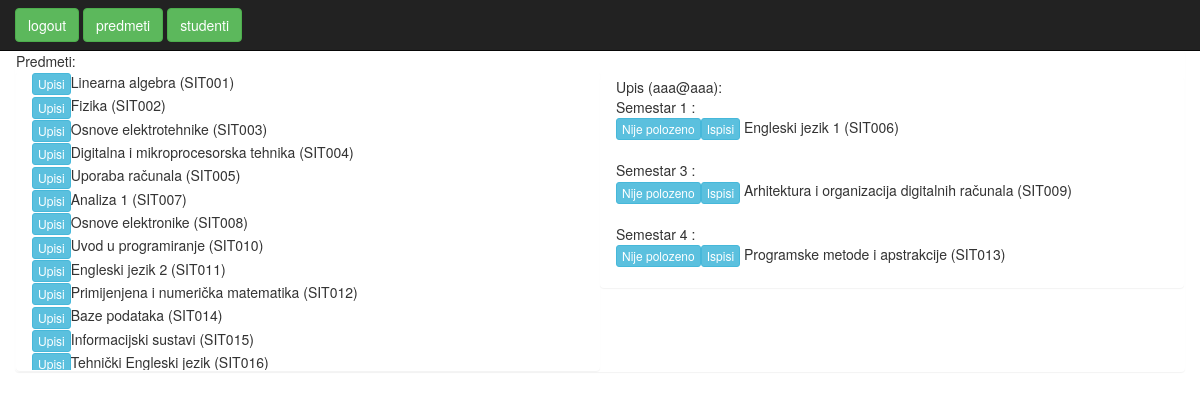
Screenshot of /index.php?ctrl=upisi&action=view&student_id=4 (signed in) with the database file from the repository.
### tables this page shows
CREATE TABLE `predmeti` (
  `id` int(11) NOT NULL,
  `ime` varchar(255) NOT NULL,
  `kod` varchar(16) NOT NULL,
  `program` text NOT NULL,
  `bodovi` int(11) NOT NULL,
  `sem_redovni` int(11) NOT NULL,
  `sem_izvanredni` int(11) NOT NULL,
  `izborni` enum('da','ne') NOT NULL
);

CREATE TABLE `korisnici` (
  `id` int(11) NOT NULL,
  `email` varchar(64) NOT NULL,
  `password` varchar(128) NOT NULL,
  `role` enum('mentor','student') NOT NULL,
  `status` enum('none','redovni','izvanredni') NOT NULL
);

### app/model/upisi.php (called while the page is built, shortened)
<?php
require_once 'predmeti.php';
class Upisi {
    public $student_id;
    function __construct() {
        $this->init();
        $this->ostaliPredmeti = new Predmeti($this->student_id);
    }
    function init() {
        if (isset($_GET['student_id'])) {
            $get = filter_input(INPUT_GET, 'student_id', FILTER_VALIDATE_INT);
            $this->student_id = $get;
            $this->initStudent();
            $qstr = 'SELECT * FROM upisi WHERE student_id =' . $this->student_id;
        } else {
            $qstr = 'SELECT * FROM upisi';
        }
        $this->db = getDB();
        $stm = $this->db->query($qstr);
        $this->upisi = $stm->fetchAll(\PDO::FETCH_CLASS, "Upis", [$this->db]);
    }
    function initStudent() {
        $this->db = getDB();
        $qstr = 'SELECT * FROM korisnici WHERE role = "student" AND id =' . $this->student_id;
        $stm = $this->db->query($qstr);
        $obj = $stm->fetchAll(\PDO::FETCH_CLASS, "korisnik", [$this->db]);
        if (isset($obj[0])) {
            $this->student = $obj[0];
        }
    }
}
class Upis {
    public $predmet_id;
    function __construct() {
        if ($this->predmet_id != NULL) {
            $this->db = getDB();
            $qstr = 'SELECT * FROM predmeti WHERE id =' . $this->predmet_id;
            $stm = $this->db->query($qstr);
            $this->predmet = $stm->fetchAll(\PDO::FETCH_CLASS, 'Predmet', [$this->db])[0];
        }
    }
}

### app/model/db.php (called while the page is built)
<?php
    function getDB() {
        try {
            $db = new PDO('mysql:host=localhost;dbname=mentorski;charset=utf8', 'root', '');
            $db->setAttribute(PDO::ATTR_DEFAULT_FETCH_MODE, PDO::FETCH_ASSOC);
            $db->setAttribute(PDO::ATTR_ERRMODE, PDO::ERRMODE_EXCEPTION);
        } catch (PDOException $e) {
            echo $e->getMessage();
            exit();
        }
        return $db;
    }

### app/model/predmeti.php (called while the page is built, shortened)
<?php
class Predmeti implements \Iterator {
    function __construct($lista = 0) {
        if ($lista == 0) {
            $this->init();
        } else {
            $this->initUpisniList($lista);
        }
    }
    function initUpisniList($lista) {
        $qstr = "SELECT * FROM predmeti
               WHERE (NOT EXISTS(
               SELECT * FROM upisi WHERE upisi.predmet_id=predmeti.id AND upisi.student_id=" . $lista . "))";
        $this->db = getDB();
        $stm = $this->db->query($qstr);
        $this->predmeti = $stm->fetchAll(\PDO::FETCH_CLASS, "Predmet", [$this->db]);
    }
}

### app/views/upisi.php (the view, shortened to what this page needs)
<?php
class VUpisi {
    function prikazi(\Upisi $model) {
        echo '<div class="panel panel-group row" >';
        $this->prikaziPredmete($model);
        $semestar = array();
        $status = 'sem_' . $model->student->status;
        foreach ($model->upisi as $key) {
            $semestar[$key->predmet->$status] = 1;
        }
        ksort($semestar);
        $this->prikaziUpisano($model,$semestar,$status);
        echo "</div>";
    }
    function prikaziPredmete(\Upisi $model) {
        echo 'Predmeti:<br/><div class="panel panel-group col-sm-6" style="max-height: 300px;overflow-y: scroll;">';
        echo "<form method='POST'>";
        foreach ($model->ostaliPredmeti->predmeti as $op) {
            echo '<button class="btn btn-xs btn-info" type="submit" name="upisi" value="' . $op->id . '">Upisi</button>' . $op->ime ." ($op->kod)". "<br/>";
        }
        echo "</form>";
        echo "</div>";
    }
    function prikaziUpisano(\Upisi $model,$semestar,$status) {
        echo '<div class="panel panel-group col-sm-6" >Upis (' . $model->student->email . "):<br/>";
        echo "<form method='POST'>";
        foreach ($semestar as $key => $value) {
            echo "Semestar " . $key . " :<br/>";
            foreach ($model->upisi as $kljuc => $value) {
                if ($value->predmet->$status == $key) {
                    if ($value->status == 'passed') {
                        echo '<button class="btn btn-xs btn-info" type="submit" name="polozeno" value="' . $kljuc . '"> Polozeno </button> ';
                    } else {
                        echo '<button class="btn btn-xs btn-info" type="submit" name="nije_polozeno" value="' . $kljuc . '">Nije polozeno</button><button class="btn btn-xs btn-info" type="submit" name="ispisi" value="' . $kljuc . '">Ispisi</button> ';
                    }
                    echo $value->predmet->ime ." (".$value->predmet->kod.")". "<br/>";
                }
            }
            echo "<br/>";
        }
        echo "</form>";
        echo "</div>";
    }
}

### bs/css/jumbotron.css (style rules this page uses)
body { padding-top: 50px; padding-bottom: 20px; }

### rows the page displays
predmeti: $op->id 1 (drawn), ime "Linearna algebra", kod "SIT001"
predmeti: $op->id 2 (drawn), ime "Fizika", kod "SIT002"
predmeti: $op->id 3 (drawn), ime "Osnove elektrotehnike", kod "SIT003"
predmeti: $op->id 4 (drawn), ime "Digitalna i mikroprocesorska tehnika", kod "SIT004"
predmeti: $op->id 5 (drawn), ime "Uporaba računala", kod "SIT005"
predmeti: $op->id 7 (drawn), ime "Analiza 1", kod "SIT007"
predmeti: $op->id 8 (drawn), ime "Osnove elektronike", kod "SIT008"
predmeti: $op->id 10 (drawn), ime "Uvod u programiranje", kod "SIT010"
predmeti: $op->id 11 (drawn), ime "Engleski jezik 2", kod "SIT011"
predmeti: $op->id 12 (drawn), ime "Primijenjena i numerička matematika", kod "SIT012"
predmeti: $op->id 14 (drawn), ime "Baze podataka", kod "SIT014"
predmeti: $op->id 15 (drawn), ime "Informacijski sustavi", kod "SIT015"
predmeti: $op->id 16 (drawn), ime "Tehnički Engleski jezik", kod "SIT016"
korisnici: email "aaa@aaa"
predmeti: $kljuc 2 (drawn), ime "Engleski jezik 1", kod "SIT006"
predmeti: $kljuc 0 (drawn), ime "Arhitektura i organizacija digitalnih računala", kod "SIT009"
predmeti: $kljuc 1 (drawn), ime "Programske metode i apstrakcije", kod "SIT013"

### other values shown
$key "1"
$key "3"
$key "4"
